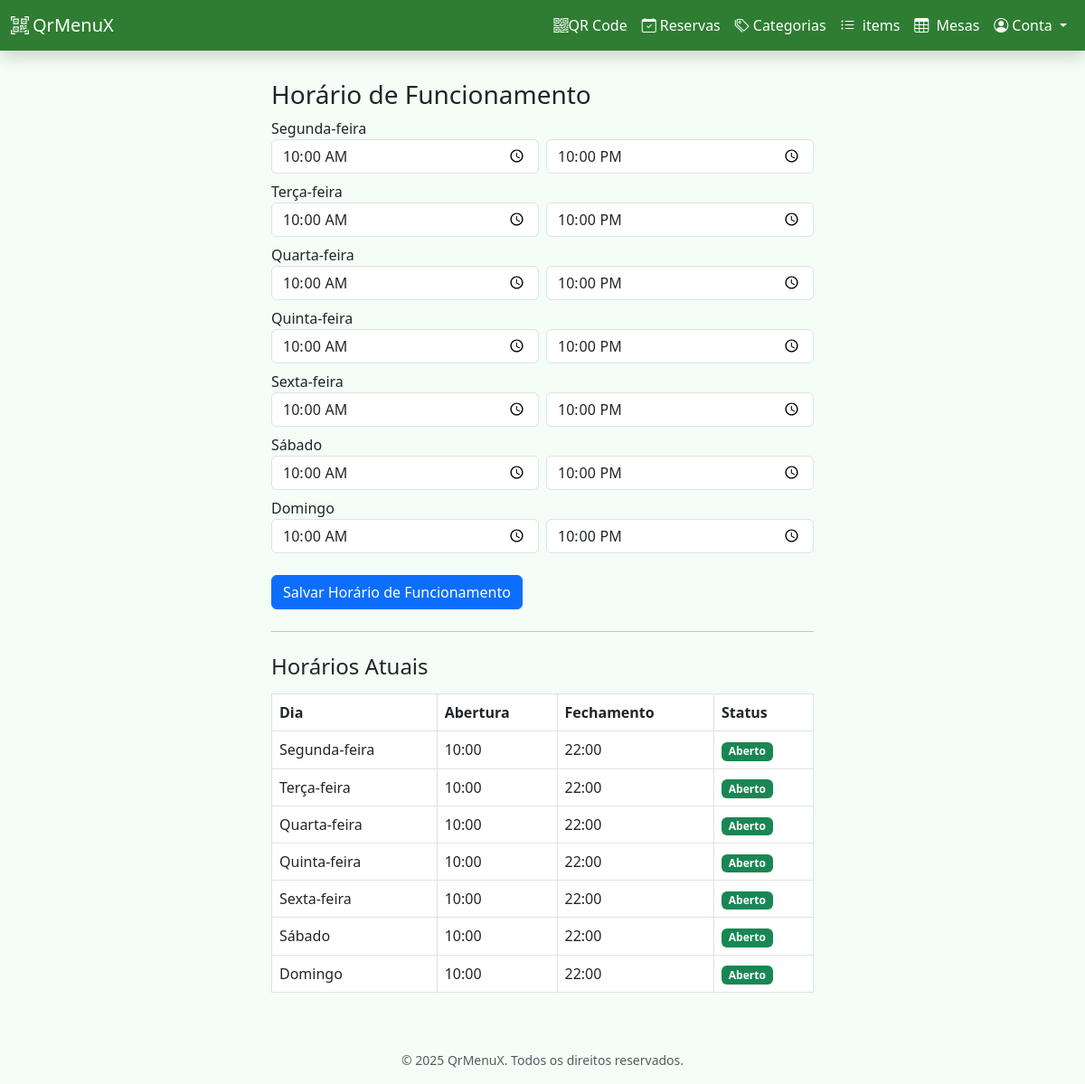
The app's page /dashboard/operating_hours (signed in) with its own data.
### app/models.py (models this page shows, shortened)
class OperatingHour(db.Model):
    id = db.Column(db.Integer, primary_key=True)
    restaurant_id = db.Column(
        db.Integer, db.ForeignKey("restaurant.id"), nullable=False
    )
    day_of_week = db.Column(db.String(10), nullable=False)  # Ex: "Monday"
    open_time = db.Column(db.Time, nullable=False)
    close_time = db.Column(db.Time, nullable=False)

### app/routes/dashboard_routes.py (the view, shortened to what this page needs)
@bp.route("/operating_hours", methods=["GET", "POST"])
@login_required
def operating_hours():
    restaurant = current_user.restaurant
    hours = OperatingHour.query.filter_by(restaurant_id=restaurant.id).all()
    return render_template(
        "dashboard/operating_hours.html", hours=hours, active_page="operating_hours"
    )

### app/models.py (called while the page is built)
@login_manager.user_loader
def load_user(user_id):
    return User.query.get(int(user_id))

### app/templates/dashboard/operating_hours.html (shortened to what this page needs)
{% extends "dashboard/dashboard_base.html" %}  {% block content %}
<div class="mx-auto" style="max-width: 600px">
  {% set dias_semana = { "Monday": "Segunda-feira", "Tuesday": "Terça-feira",
  "Wednesday": "Quarta-feira", "Thursday": "Quinta-feira", "Friday":
  "Sexta-feira", "Saturday": "Sábado", "Sunday": "Domingo" } %}
  <h3>Horário de Funcionamento</h3>
  <form method="POST" action="{{ url_for('dashboard.operating_hours') }}">
    {% for day in ["Monday", "Tuesday", "Wednesday", "Thursday", "Friday",
    "Saturday", "Sunday"] %} {% set hour = hours|selectattr("day_of_week",
    "equalto", day)|first %}
    <div class="form-group mb-2">
      <label>{{ dias_semana[day] }}</label>
      <div class="d-flex">
        <input
          type="time"
          name="open_time_{{ day }}"
          class="form-control me-2"
          value="{{ hour.open_time.strftime('%H:%M') if hour else '00:00' }}"
        />
        <input
          type="time"
          name="close_time_{{ day }}"
          class="form-control"
          value="{{ hour.close_time.strftime('%H:%M') if hour else '00:00' }}"
        />
      </div>
    </div>
    {% endfor %}
    <button type="submit" class="btn btn-primary mt-3">
      Salvar Horário de Funcionamento
    </button>
  </form>
</div>
<div class="mx-auto" style="max-width: 600px">
  <hr class="my-4" />
  <h4>Horários Atuais</h4>
  <table class="table table-bordered mt-3">
    <thead>
      <tr>
        <th>Dia</th>
        <th>Abertura</th>
        <th>Fechamento</th>
        <th>Status</th>
      </tr>
    </thead>
    <tbody>
      {% for day in ["Monday", "Tuesday", "Wednesday", "Thursday", "Friday",
      "Saturday", "Sunday"] %} {% set hour = hours|selectattr("day_of_week",
      "equalto", day)|first %}
      <tr>
        <td>{{ dias_semana[day] }}</td>
        {% if hour %} {% if hour.open_time == hour.close_time %}
        <td colspan="2" class="text-center">Fechado</td>
        <td><span class="badge bg-secondary">Fechado</span></td>
        {% else %}
        <td>{{ hour.open_time.strftime('%H:%M') }}</td>
        <td>{{ hour.close_time.strftime('%H:%M') }}</td>
        <td><span class="badge bg-success">Aberto</span></td>
        {% endif %} {% else %}
        <td colspan="2" class="text-center text-muted">Sem registro</td>
        <td><span class="badge bg-warning text-dark">Não definido</span></td>
        {% endif %}
      </tr>
      {% endfor %}
    </tbody>
  </table>
</div>
{% endblock %}

### app/templates/dashboard/dashboard_base.html (style rules this page uses)
body { background-color: #f4fdf6; min-height: 100vh; display: flex; flex-direction: column; }

### records on screen
OperatingHour: open_time "10:00", close_time "22:00", open_time "10:00", close_time "22:00"
OperatingHour: open_time "10:00", close_time "22:00", open_time "10:00", close_time "22:00"
OperatingHour: open_time "10:00", close_time "22:00", open_time "10:00", close_time "22:00"
OperatingHour: open_time "10:00", close_time "22:00", open_time "10:00", close_time "22:00"
OperatingHour: open_time "10:00", close_time "22:00", open_time "10:00", close_time "22:00"
OperatingHour: open_time "10:00", close_time "22:00", open_time "10:00", close_time "22:00"
OperatingHour: open_time "10:00", close_time "22:00", open_time "10:00", close_time "22:00"

### other values on screen
{{ dias_semana[day] }} "Segunda-feira" "Terça-feira" "Quarta-feira" "Quinta-feira" "Sexta-feira" "Sábado" "Domingo"
